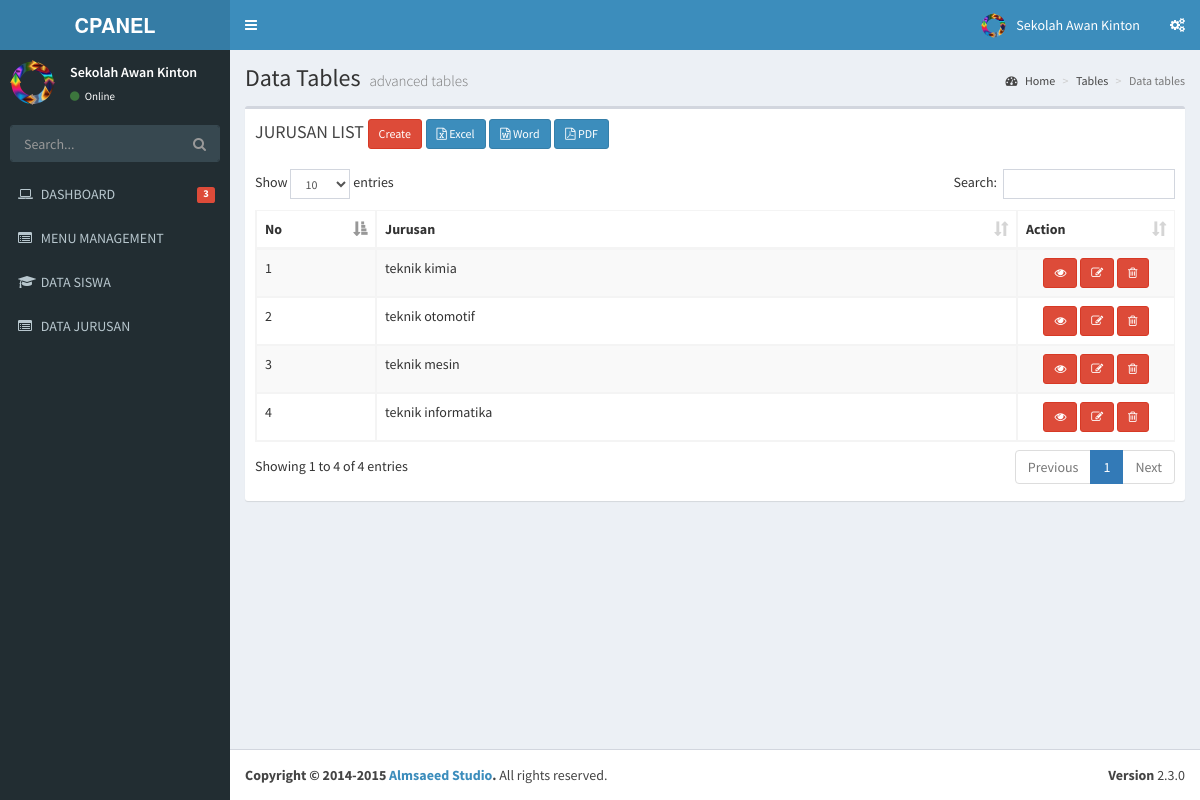
Before: /index.php/jurusan with the older database file.
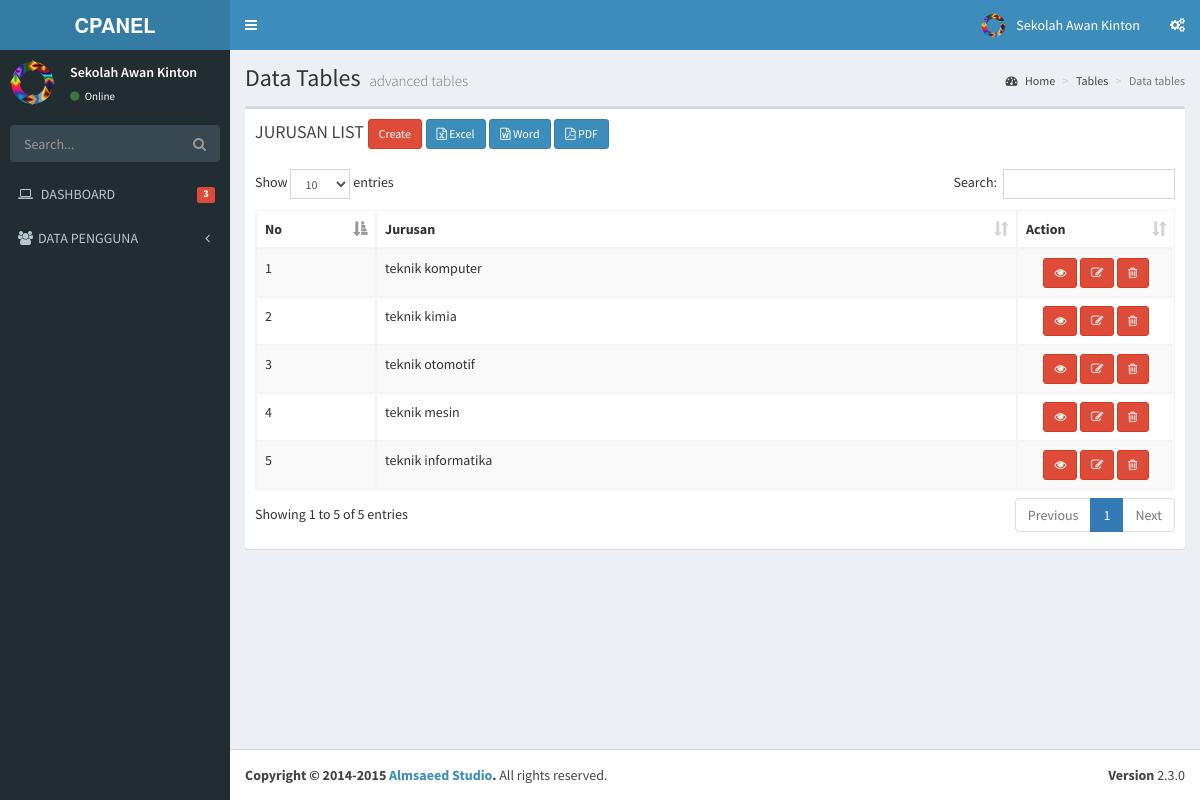
After: the same page with the newer database file.
### tables this page shows
CREATE TABLE `menu` (
  `id` int(11) NOT NULL,
  `name` varchar(50) NOT NULL,
  `link` varchar(50) NOT NULL,
  `icon` varchar(30) NOT NULL,
  `is_active` int(1) NOT NULL,
  `is_parent` int(1) NOT NULL
);

CREATE TABLE `jurusan` (
  `id_jurusan` int(11) NOT NULL,
  `jurusan` varchar(20) NOT NULL
);

### application/libraries/Template.php (called while the page is built)
<?php if ( ! defined('BASEPATH')) exit('No direct script access allowed');
class Template {
		var $template_data = array();
		function set($name, $value)
		{
			$this->template_data[$name] = $value;
		}
		function load($template = '', $view = '' , $view_data = array(), $return = FALSE)
		{
			$this->CI =& get_instance();
			$this->set('contents', $this->CI->load->view($view, $view_data, TRUE));
			return $this->CI->load->view($template, $this->template_data, $return);
		}
}

### application/controllers/Jurusan.php (called while the page is built, shortened)
<?php
class Jurusan extends CI_Controller
{
    public function index()
    {
        $jurusan = $this->Jurusan_model->get_all();
        $data = array(
            'jurusan_data' => $jurusan
        );
        $this->template->load('template','jurusan_list', $data);
    }
}

### index.php (called while the page is built, shortened)
<?php
require_once BASEPATH.'core/CodeIgniter.php';

### application/models/Jurusan_model.php (called while the page is built, shortened)
<?php
class Jurusan_model extends CI_Model
{
    public $table = 'jurusan';
    public $id = 'id_jurusan';
    public $order = 'DESC';
    function get_all()
    {
        $this->db->order_by($this->id, $this->order);
        return $this->db->get($this->table)->result();
    }
}

### application/views/jurusan_list.php (the view, shortened to what the changed rows need)
      <section class='content'>
        <div class='row'>
          <div class='col-xs-12'>
            <div class='box'>
              <div class='box-header'>
                <h3 class='box-title'>JURUSAN LIST <?php echo anchor('jurusan/create/','Create',array('class'=>'btn btn-danger btn-sm'));?>
<?php echo anchor(site_url('jurusan/pdf'), '<i class="fa fa-file-pdf-o"></i> PDF', 'class="btn btn-primary btn-sm"'); ?></h3>
              </div>
              <div class='box-body'>
      <table class="table table-bordered table-striped" id="mytable">
          <thead>
              <tr>
                  <th width="80px">No</th>
    <th>Jurusan</th>
    <th>Action</th>
              </tr>
          </thead>
   <tbody>
          <?php
          $start = 0;
          foreach ($jurusan_data as $jurusan)
          {
              ?>
              <tr>
    <td><?php echo ++$start ?></td>
    <td><?php echo $jurusan->jurusan ?></td>
    <td style="text-align:center" width="140px">
	<?php
	echo anchor(site_url('jurusan/read/'.$jurusan->id_jurusan),'<i class="fa fa-eye"></i>',array('title'=>'detail','class'=>'btn btn-danger btn-sm'));
	echo anchor(site_url('jurusan/update/'.$jurusan->id_jurusan),'<i class="fa fa-pencil-square-o"></i>',array('title'=>'edit','class'=>'btn btn-danger btn-sm'));
	echo anchor(site_url('jurusan/delete/'.$jurusan->id_jurusan),'<i class="fa fa-trash-o"></i>','title="delete" class="btn btn-danger btn-sm" onclick="javasciprt: return confirm(\'Are You Sure ?\')"');
	?>
    </td>
       </tr>
              <?php
          }
          ?>
          </tbody>
      </table>
                  </div>
            </div>
          </div>
        </div>
      </section>

### application/views/template.php (shortened to what the changed rows need)
<!DOCTYPE html>
<html>
    <head>
        <link rel="stylesheet" href="<?php echo base_url() ?>template/bootstrap/css/bootstrap.min.css">
        <link rel="stylesheet" href="<?php echo base_url() ?>template/font-awesome-4.4.0/css/font-awesome.min.css">
        <link rel="stylesheet" href="<?php echo base_url() ?>template/ionicons-2.0.1/css/ionicons.min.css">
        <link rel="stylesheet" href="<?php echo base_url() ?>template/plugins/datatables/dataTables.bootstrap.css">
        <link rel="stylesheet" href="<?php echo base_url() ?>template/dist/css/AdminLTE.min.css">
        <link rel="stylesheet" href="<?php echo base_url() ?>template/dist/css/skins/_all-skins.min.css">
    </head>
    <body class="hold-transition skin-blue sidebar-mini">
        <div class="wrapper">
            <aside class="main-sidebar">
                <section class="sidebar">
                    <ul class="sidebar-menu">
                        <?php
                        $menu = $this->db->get_where('menu', array('is_parent' => 0,'is_active'=>1));
                        foreach ($menu->result() as $m) {
                            $submenu = $this->db->get_where('menu',array('is_parent'=>$m->id,'is_active'=>1));
                            if($submenu->num_rows()>0){
                                echo "<li class='treeview'>
                                    ".anchor('#',  "<i class='$m->icon'></i>".strtoupper($m->name).' <i class="fa fa-angle-left pull-right"></i>')."
                                        <ul class='treeview-menu'>";
                                   echo"</ul>
                                    </li>";
                            }else{
                                echo "<li>" . anchor($m->link, "<i class='$m->icon'></i> <span>" . strtoupper($m->name)) . "</span></li>";
                            }
                        }
                        ?>
                    </ul>
                </section>
            </aside>
            <div class="content-wrapper">
                <section class="content-header">
                    <h1>
                        Data Tables
                        <small>advanced tables</small>
                    </h1>
                </section>
                <?php
                echo $contents;
                ?>
            </div>
        </div>
    </body>
</html>

Changed rows visible on the page:
removed menu: link+icon+name "MENU MANAGEMENT"
removed menu: link+icon+name "DATA SISWA"
removed menu: link+icon+name "DATA JURUSAN"
added menu: icon+name "DATA PENGGUNA"
added jurusan: jurusan "teknik komputer"
Other visible differences:
text written by a page script: "Show entries Search: Showing 1 to 4 of 4 entries Previous 1 Next" → "Show entries Search: Showing 1 to 5 of 5 entries Previous 1 Next"
